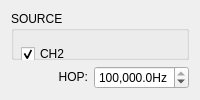
                <widget class="QWidget" name="FSK">
                 <attribute name="title">
                  <string>FSK</string>
                 </attribute>
                 <layout class="QGridLayout" name="gridLayout_17">
                  <item row="0" column="0" colspan="2">
                   <widget class="QGroupBox" name="MODULATION_FSK_SOURCE">
                    <property name="font">
                     <font>
                      <bold>false</bold>
                     </font>
                    </property>
                    <property name="focusPolicy">
                     <enum>Qt::StrongFocus</enum>
                    </property>
                    <property name="title">
                     <string>SOURCE</string>
                    </property>
                    <widget class="QWidget" name="layoutWidget">
                     <property name="geometry">
                      <rect>
                       <x>10</x>
                       <y>30</y>
                       <width>351</width>
                       <height>57</height>
                      </rect>
                     </property>
                     <property name="focusPolicy">
                      <enum>Qt::StrongFocus</enum>
                     </property>
                     <layout class="QGridLayout" name="gridLayout_3">
                      <item row="0" column="0">
                       <widget class="QCheckBox" name="MODULATION_FSK_CH2">
                        <property name="font">
                         <font>
                          <bold>false</bold>
                         </font>
                        </property>
                        <property name="focusPolicy">
                         <enum>Qt::StrongFocus</enum>
                        </property>
                        <property name="text">
                         <string>CH2</string>
                        </property>
                        <property name="checked">
                         <bool>true</bool>
                        </property>
                        <property name="autoExclusive">
                         <bool>true</bool>
                        </property>
                       </widget>
                      </item>
                      <item row="0" column="1">
                       <widget class="QCheckBox" name="MODULATION_FSK_EXT_AC">
                        <property name="font">
                         <font>
                          <bold>false</bold>
                         </font>
                        </property>
                        <property name="focusPolicy">
                         <enum>Qt::StrongFocus</enum>
                        </property>
                        <property name="text">
                         <string>Ext. (AC)</string>
                        </property>
                        <property name="autoExclusive">
                         <bool>true</bool>
                        </property>
                       </widget>
                      </item>
                      <item row="1" column="0">
                       <widget class="QCheckBox" name="MODULATION_FSK_MANU">
                        <property name="font">
                         <font>
                          <bold>false</bold>
                         </font>
                        </property>
                        <property name="focusPolicy">
                         <enum>Qt::StrongFocus</enum>
                        </property>
                        <property name="text">
                         <string>MANU</string>
                        </property>
                        <property name="autoExclusive">
                         <bool>true</bool>
                        </property>
                       </widget>
                      </item>
                      <item row="1" column="1">
                       <widget class="QCheckBox" name="MODULATION_FSK_EXT_DC">
                        <property name="font">
                         <font>
                          <bold>false</bold>
                         </font>
                        </property>
                        <property name="focusPolicy">
                         <enum>Qt::StrongFocus</enum>
                        </property>
                        <property name="text">
                         <string>Ext. (DC)</string>
                        </property>
                        <property name="autoExclusive">
                         <bool>true</bool>
                        </property>
                       </widget>
                      </item>
                     </layout>
                    </widget>
                   </widget>
                  </item>
                  <item row="1" column="0">
                   <widget class="QLabel" name="label_10">
                    <property name="font">
                     <font>
                      <bold>false</bold>
                     </font>
                    </property>
                    <property name="focusPolicy">
                     <enum>Qt::StrongFocus</enum>
                    </property>
                    <property name="text">
                     <string>HOP:</string>
                    </property>
                    <property name="alignment">
                     <set>Qt::AlignRight|Qt::AlignTrailing|Qt::AlignVCenter</set>
                    </property>
                   </widget>
                  </item>
                  <item row="1" column="1">
                   <widget class="QDoubleSpinBox" name="MODULATION_FSK_FREQUENCY">
                    <property name="focusPolicy">
                     <enum>Qt::StrongFocus</enum>
                    </property>
                    <property name="showGroupSeparator" stdset="0">
                     <bool>true</bool>
                    </property>
                    <property name="suffix">
                     <string>Hz</string>
                    </property>
                    <property name="decimals">
                     <number>1</number>
                    </property>
                    <property name="maximum">
                     <double>100000000.000000000000000</double>
                    </property>
                    <property name="value">
                     <double>100000.000000000000000</double>
                    </property>
                   </widget>
                  </item>
                 </layout>
                </widget>
